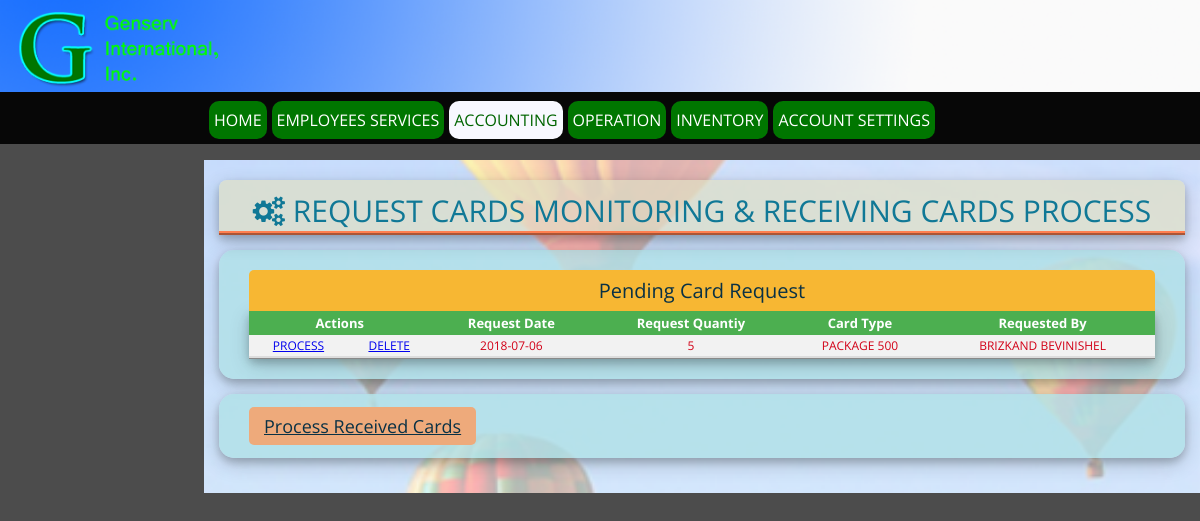
Screenshot of /accounting_view_request_cards.php (signed in) with the database file from the repository.
### tables this page shows
CREATE TABLE `operation_request_card_table` (
  `id` int(11) UNSIGNED NOT NULL,
  `request_date` date NOT NULL,
  `request_quantity` int(11) NOT NULL,
  `released_date` date NOT NULL,
  `request_name` varchar(50) NOT NULL,
  `request_card_type` varchar(50) NOT NULL,
  `status` tinyint(1) NOT NULL DEFAULT '1',
  `employee_user` varchar(50) NOT NULL,
  `time_stamp` timestamp NOT NULL DEFAULT CURRENT_TIMESTAMP
);

### accounting_view_request_cards.php (the view, shortened to what this page needs)
<!DOCTYPE html>
<html lang="en">
<head>
<link rel="stylesheet" type="text/css" href="css/genserv_online_style.css">
<link rel="stylesheet" href="https://cdnjs.cloudflare.com/ajax/libs/font-awesome/4.7.0/css/font-awesome.min.css">
</head>
<body onload="accountingSummaryOfPurchase(), checked_position()">
<div class="genserv_header">
   <img src="images/genserv_header.png">
   <div>
      <ul class= "top_nav">
	     <li><a href="home.php" class="mainbtn">HOME</a></li>
		 <li class="dropdown"><a href="#" class="dropbtn">EMPLOYEES SERVICES</a>
		 </li>
		  <li class="dropdown"><a href="#" class="dropbtn" id='summaryOfPurchase'>ACCOUNTING</a>
		 </li>
		 <li class="dropdown"><a href="#" class="dropbtn">OPERATION</a>
		 </li>
		 <li class="dropdown"><a href="#" class="dropbtn">INVENTORY</a>
		 </li>
		 <li><a href="account setting.php" class="mainbtn">ACCOUNT SETTINGS</a></li>
	  </ul>
   </div>
</div>
<div class="whole">
	<div class="personal_info">
	</div>
	<div class = "main">
		<div class='pageTitle'><i class="fa fa-gears"></i> REQUEST CARDS MONITORING & RECEIVING CARDS PROCESS</div>
		<div class='box' style="overflow-x:auto;">
<?php
		include 'conn.php';
		$sql="SELECT * FROM operation_request_card_table where status = 1";
		$result = $conn->query($sql);
		if($result->num_rows > 0){
			echo "<table class='employee_table'><caption>Pending Card Request</caption>
				<tr>
					<th colspan='2'>Actions</th>
					<th>Request Date</th>
					<th>Request Quantiy</th>
					<th>Card Type</th>
					<th>Requested By</th>
				</tr>";
				while($row = $result->fetch_assoc()){
?>
				<tr>
					<?php echo "<td>" . "<a href = 'accounting_process_request_cards.php?id=$row[id]'>PROCESS" . "</a>" . "</td>";?>
					<td><a onclick="return confirm('Are you sure you want to delete this record?')" href='accounting_process_request_cards.php?idToDel=<?php echo $row["id"];?>'>DELETE</a></td>
					<td><?php echo $row['request_date'];?></td>
					<td><?php echo $row['request_quantity'];?></td>
					<td><?php echo $row['request_card_type'];?></td>
					<td><?php echo $row['employee_user'];?></td>
				</tr>
<?php
				}
?>
			</table>
<?php
		}
		else{
			echo "No records found!";
		}
?>
		</div>
		<div class='box'>
		<a href="#incomingHide" id='incomingShow' class="hideAndShow">Process Received Cards</a>
		</div>
	</div>
</div>
</body>
</html>

### css/genserv_online_style.css (style rules this page uses)
* { box-sizing: border-box; }
body { padding: 0; margin: 0; background-color: rgba(0, 0, 0, .7); }
div.genserv_header { position:fixed; top: 0; background: rgba(0, 0, 0, 0.9); width:100%; z-index: 1; }
div.genserv_header img { background-size: cover; background-position: center; width:100%; }
ul.top_nav { list-style-type: none; padding: 0; margin: 0 0 0 17%; overflow: hidden; font-family: "open sans","droid sans","pt sans",lato; padding: 5px; }
ul.top_nav li { float: left; }
ul.top_nav li a.mainbtn, ul.top_nav li a.dropbtn { display: block; text-decoration: none; text-align: center; background-color: rgb(0, 118, 0); margin-right: 5px; border-radius: 10px; padding: 8px 5px; color: #fff; }
li.dropdown { display: inline-block; }
div.whole { width: 100%; padding: 0; margin: 160px 0 0 0; }
div.personal_info { height: 100%; width:17%; padding: 20px 15px; float: left; position: fixed; }
.main { width: 83%; float: left; padding: 20px 15px; background: url('../images/body_background.png'); background-position: center; background-attachment: fixed; background-size: cover; margin-left: 17%; }
.box { background: rgba(176, 224, 230, .8); box-sizing: border-box; border-radius: 15px; padding:20px 30px; font-family: "open sans","droid sans","pt sans",lato; margin-bottom: 15px; box-shadow: 0 4px 8px 0 rgba(0, 0, 0, 0.2), 0 6px 20px 0 rgba(0, 0, 0, 0.19); }
caption { font-size: 20px; background-color: #F7B733; padding: 7px; color: #093145; border-radius: 5px 5px 0 0; }
table { box-shadow: 0 4px 8px 0 rgba(0, 0, 0, 0.2), 0 6px 20px 0 rgba(0, 0, 0, 0.19); padding: 5px; border-radius: 0 0 5px 5px; border-collapse: collapse; width: 100%; }
.employee_table td { border-bottom: 3px ridge #ddd; font-size: 12px; text-align: center; color: #d20117; padding: 2px 4px; }
.employee_table tr:nth-child(even) { background-color: #f2f2f2; }
.employee_table th { padding: 3px 5px; font-size: 13px; color: white; background-color: #4CAF50; }
.pageTitle { border-bottom: 4px ridge coral; font-size: 30px; outline: none; padding: 10px 10px 0 10px; font-family: "open sans","droid sans","pt sans",lato; color: #107896; margin-bottom: 15px; background-color: rgba(223,222,195,.7); border-radius: 8px 8px 0 0; text-align: center; box-shadow: 0 4px 8px 0 rgba(0, 0, 0, 0.2), 0 6px 20px 0 rgba(0, 0, 0, 0.19); position: sticky; top: 155px; }
a.hideAndShow { font-size: 18px; background-color: #EEAA7B; padding: 7px 15px 7px 15px; color: #093145; border-radius: 5px; }

### rows the page displays
operation_request_card_table: request_date "2018-07-06", request_quantity "5", request_card_type "PACKAGE 500", employee_user "BRIZKAND BEVINISHEL"
